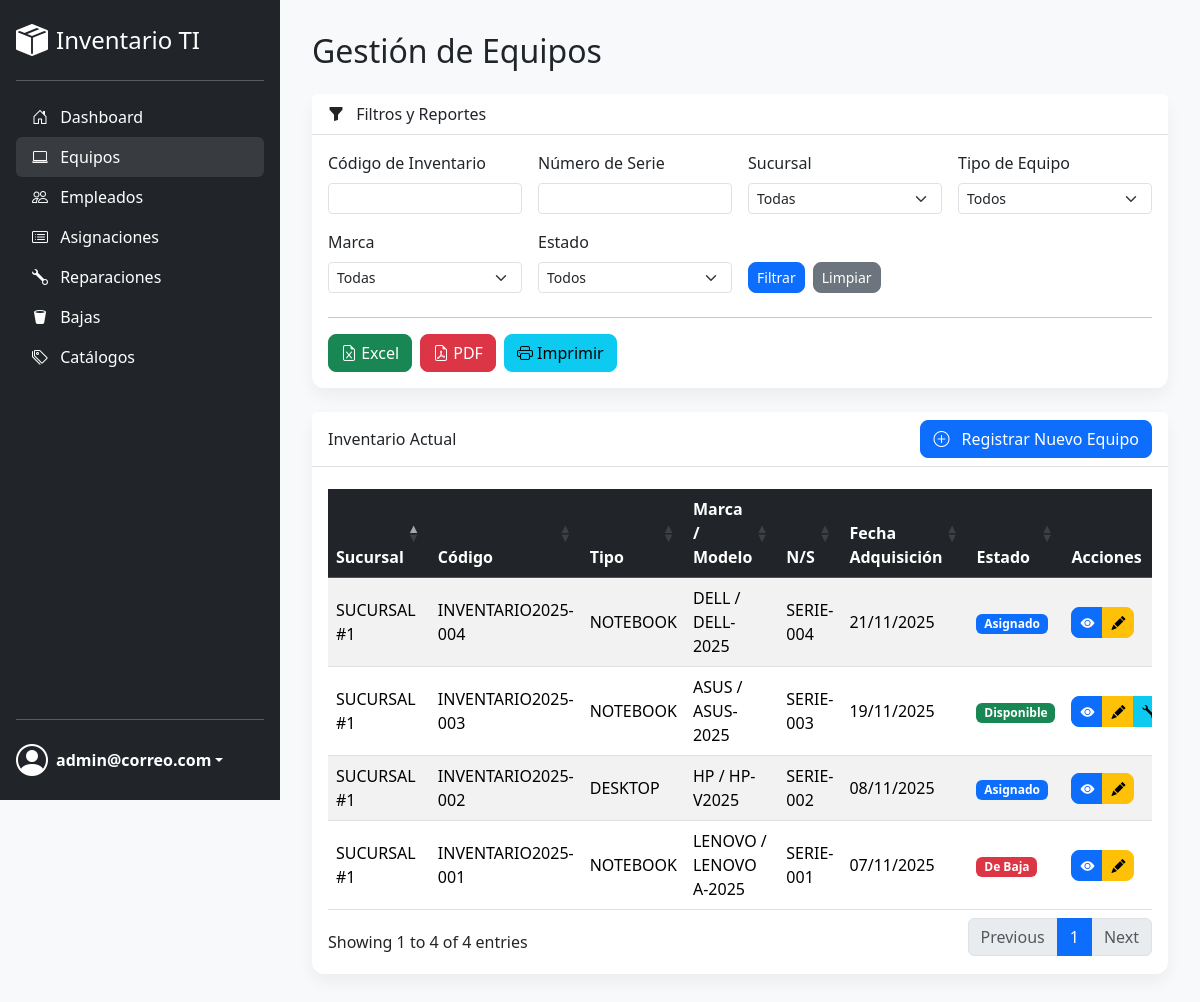
The app's page /equipos.php (signed in) with its own data.
### tables this page shows
CREATE TABLE IF NOT EXISTS `equipos` (
  `id` int NOT NULL AUTO_INCREMENT,
  `id_sucursal` int NOT NULL,
  `codigo_inventario` varchar(50) NOT NULL,
  `id_tipo_equipo` int NOT NULL,
  `id_marca` int NOT NULL,
  `id_modelo` int NOT NULL,
  `numero_serie` varchar(100) NOT NULL,
  `caracteristicas` text,
  `tipo_adquisicion` enum('Propio','Arrendado','Prestamo') NOT NULL,
  `fecha_adquisicion` date DEFAULT NULL,
  `proveedor` varchar(150) DEFAULT NULL,
  `estado` enum('Disponible','Asignado','En Reparacion','De Baja') NOT NULL DEFAULT 'Disponible',
  `observaciones` text,
  `fecha_registro` timestamp NOT NULL DEFAULT CURRENT_TIMESTAMP,
  PRIMARY KEY (`id`),
  UNIQUE KEY `codigo_inventario` (`codigo_inventario`),
  UNIQUE KEY `numero_serie` (`numero_serie`),
  KEY `fk_equipo_tipo` (`id_tipo_equipo`),
  KEY `fk_equipo_marca` (`id_marca`),
  KEY `fk_equipo_modelo` (`id_modelo`),
  KEY `fk_equipo_sucursal` (`id_sucursal`),
  CONSTRAINT `fk_equipo_marca` FOREIGN KEY (`id_marca`) REFERENCES `marcas` (`id`),
  CONSTRAINT `fk_equipo_modelo` FOREIGN KEY (`id_modelo`) REFERENCES `modelos` (`id`),
  CONSTRAINT `fk_equipo_sucursal` FOREIGN KEY (`id_sucursal`) REFERENCES `sucursales` (`id`),
  CONSTRAINT `fk_equipo_tipo` FOREIGN KEY (`id_tipo_equipo`) REFERENCES `tipos_equipo` (`id`)
);

CREATE TABLE IF NOT EXISTS `sucursales` (
  `id` int NOT NULL AUTO_INCREMENT,
  `nombre` varchar(150) NOT NULL,
  `direccion` text,
  `telefono` varchar(50) DEFAULT NULL,
  `estado` enum('Activo','Inactivo') NOT NULL DEFAULT 'Activo',
  PRIMARY KEY (`id`),
  UNIQUE KEY `nombre` (`nombre`)
);

CREATE TABLE IF NOT EXISTS `tipos_equipo` (
  `id` int NOT NULL AUTO_INCREMENT,
  `nombre` varchar(100) NOT NULL,
  `estado` enum('Activo','Inactivo') NOT NULL DEFAULT 'Activo',
  PRIMARY KEY (`id`),
  UNIQUE KEY `nombre` (`nombre`)
);

CREATE TABLE IF NOT EXISTS `marcas` (
  `id` int NOT NULL AUTO_INCREMENT,
  `nombre` varchar(100) NOT NULL,
  `estado` enum('Activo','Inactivo') NOT NULL DEFAULT 'Activo',
  PRIMARY KEY (`id`),
  UNIQUE KEY `nombre` (`nombre`)
);

CREATE TABLE IF NOT EXISTS `modelos` (
  `id` int NOT NULL AUTO_INCREMENT,
  `id_marca` int NOT NULL,
  `nombre` varchar(100) NOT NULL,
  `estado` enum('Activo','Inactivo') NOT NULL DEFAULT 'Activo',
  PRIMARY KEY (`id`),
  KEY `fk_modelo_marca` (`id_marca`),
  CONSTRAINT `fk_modelo_marca` FOREIGN KEY (`id_marca`) REFERENCES `marcas` (`id`) ON DELETE CASCADE ON UPDATE CASCADE
);

### public/equipos.php (the view, shortened to what this page needs)
<?php
require_once '../templates/header.php';
$filtro_codigo = $_GET['codigo_inventario'] ?? '';
$filtro_serie = $_GET['numero_serie'] ?? '';
$sql = "SELECT e.*, s.nombre AS sucursal_nombre, t.nombre AS tipo_nombre, ma.nombre as marca_nombre, mo.nombre as modelo_nombre
        FROM equipos e
        LEFT JOIN sucursales s ON e.id_sucursal = s.id
        LEFT JOIN tipos_equipo t ON e.id_tipo_equipo = t.id
        LEFT JOIN marcas ma ON e.id_marca = ma.id
        LEFT JOIN modelos mo ON e.id_modelo = mo.id";
$sql .= " ORDER BY e.id DESC";
$resultado = $conexion->query($sql);
?>
<h1 class="h2 mb-4">Gestión de Equipos</h1>
<div class="card mb-4">
    <div class="card-header"><i class="bi bi-funnel-fill me-2"></i> Filtros y Reportes</div>
    <div class="card-body">
        <form action="equipos.php" method="GET" class="mb-4">
            <div class="row g-3">
                <div class="col-md-3"><label class="form-label">Código de Inventario</label><input type="text" class="form-control form-control-sm" name="codigo_inventario" value="<?php echo htmlspecialchars($filtro_codigo); ?>"></div>
                <div class="col-md-3"><label class="form-label">Número de Serie</label><input type="text" class="form-control form-control-sm" name="numero_serie" value="<?php echo htmlspecialchars($filtro_serie); ?>"></div>
                <?php if (!isset($_SESSION['user_sucursal_id']) || $_SESSION['user_sucursal_id'] === null): ?>
                <div class="col-md-3"><label class="form-label">Sucursal</label><select class="form-select form-select-sm" name="sucursal"><option value="">Todas</option></select></div>
                <?php endif; ?>
                <div class="col-md-3"><label class="form-label">Tipo de Equipo</label><select class="form-select form-select-sm" name="tipo_equipo"><option value="">Todos</option></select></div>
                <div class="col-md-3"><label class="form-label">Marca</label><select class="form-select form-select-sm" name="marca"><option value="">Todas</option></select></div>
                <div class="col-md-3"><label class="form-label">Estado</label><select class="form-select form-select-sm" name="estado"><option value="">Todos</option></select></div>
                <div class="col-md-6 d-flex align-items-end"><button type="submit" class="btn btn-primary btn-sm me-2">Filtrar</button><a href="equipos.php" class="btn btn-secondary btn-sm">Limpiar</a></div>
            </div>
        </form>
        <hr>
        <div class="d-flex gap-2">
            <button type="button" id="export-excel" class="btn btn-success"><i class="bi bi-file-earmark-excel"></i> Excel</button>
            <button type="button" id="export-pdf" class="btn btn-danger"><i class="bi bi-file-earmark-pdf"></i> PDF</button>
            <button type="button" id="export-print" class="btn btn-info"><i class="bi bi-printer"></i> Imprimir</button>
        </div>
    </div>
</div>
<div class="card">
    <div class="card-header d-flex justify-content-between align-items-center">
        <span>Inventario Actual</span>
        <a href="equipo_agregar.php" class="btn btn-primary"><i class="bi bi-plus-circle me-2"></i> Registrar Nuevo Equipo</a>
    </div>
    <div class="card-body">
        <div class="table-responsive">
            <table id="tabla-equipos" class="table table-striped table-hover align-middle">
                <thead class="table-dark">
                    <tr><th>Sucursal</th><th>Código</th><th>Tipo</th><th>Marca / Modelo</th><th>N/S</th><th>Fecha Adquisición</th><th>Estado</th><th>Acciones</th></tr>
                </thead>
                <tbody>
                    <?php if ($resultado && $resultado->num_rows > 0): ?>
                        <?php while ($equipo = $resultado->fetch_assoc()): ?>
                            <tr>
                                <td><?php echo htmlspecialchars($equipo['sucursal_nombre'] ?? 'N/A'); ?></td>
                                <td><?php echo htmlspecialchars($equipo['codigo_inventario'] ?? 'N/A'); ?></td>
                                <td><?php echo htmlspecialchars($equipo['tipo_nombre'] ?? 'N/A'); ?></td>
                                <td><?php echo htmlspecialchars(($equipo['marca_nombre'] ?? '') . ' / ' . ($equipo['modelo_nombre'] ?? '')); ?></td>
                                <td><?php echo htmlspecialchars($equipo['numero_serie'] ?? 'N/A'); ?></td>
                                <td><?php echo isset($equipo['fecha_adquisicion']) ? date('d/m/Y', strtotime($equipo['fecha_adquisicion'])) : 'N/A'; ?></td>
                                <td>
                                    <span class="badge <?php echo ($equipo['estado'] == 'Disponible' ? 'bg-success' : ($equipo['estado'] == 'Asignado' ? 'bg-primary' : ($equipo['estado'] == 'En Reparación' ? 'bg-warning text-dark' : 'bg-danger'))); ?>">
                                        <?php echo htmlspecialchars($equipo['estado']); ?>
                                    </span>
                                </td>
                                <td>
                                    <div class="btn-group" role="group">
                                        <a href="equipo_detalle.php?id=<?php echo $equipo['id']; ?>" class="btn btn-primary btn-sm" title="Ver Detalle"><i class="bi bi-eye-fill"></i></a>
                                        <a href="equipo_editar.php?id=<?php echo $equipo['id']; ?>" class="btn btn-warning btn-sm" title="Editar Equipo"><i class="bi bi-pencil-fill"></i></a>
                                        <?php if (($equipo['estado'] ?? '') === 'Disponible'): ?>
                                            <a href="equipo_enviar_reparacion.php?id=<?php echo $equipo['id']; ?>" class="btn btn-info btn-sm" title="Enviar a Reparación"><i class="bi bi-wrench"></i></a>
                                        <?php endif; ?>
                                    </div>
                                </td>
                            </tr>
                        <?php endwhile; ?>
                    <?php endif; ?>
                </tbody>
            </table>
        </div>
    </div>
</div>
<?php require_once '../templates/footer.php'; ?>

### public/css/style.css (style rules this page uses)
:root { --sidebar-width: 280px; --sidebar-bg-color: #212529; }
body { background-color: #f8f9fa; font-family: 'Segoe UI', Tahoma, Geneva, Verdana, sans-serif; overflow-x: hidden; }
.card { border: none; border-radius: 0.75rem; box-shadow: 0 0.5rem 1rem rgba(0,0,0,0.05); }
.card-header { background-color: #fff; border-bottom: 1px solid #dee2e6; font-weight: 500; }
.btn { border-radius: 0.5rem; font-weight: 500; }

### records on screen
equipos: id_sucursal.nombre "SUCURSAL #1", codigo_inventario "INVENTARIO2025- 004", id_tipo_equipo.nombre "NOTEBOOK", id_marca.nombre "DELL / DELL-2025", numero_serie "SERIE-004", fecha_adquisicion "21/11/2025", estado "Asignado"
equipos: id_sucursal.nombre "SUCURSAL #1", codigo_inventario "INVENTARIO2025- 003", id_tipo_equipo.nombre "NOTEBOOK", id_marca.nombre "ASUS / ASUS-2025", numero_serie "SERIE-003", fecha_adquisicion "19/11/2025", estado "Disponible"
equipos: id_sucursal.nombre "SUCURSAL #1", codigo_inventario "INVENTARIO2025- 002", id_tipo_equipo.nombre "DESKTOP", id_marca.nombre "HP / HP-V2025", numero_serie "SERIE-002", fecha_adquisicion "08/11/2025", estado "Asignado"
equipos: id_sucursal.nombre "SUCURSAL #1", codigo_inventario "INVENTARIO2025- 001", id_tipo_equipo.nombre "NOTEBOOK", id_marca.nombre "LENOVO / LENOVO A-2025", numero_serie "SERIE-001", fecha_adquisicion "07/11/2025", estado "De Baja"

### other values on screen
$_SESSION['user_nombre'] "admin@correo.com"
